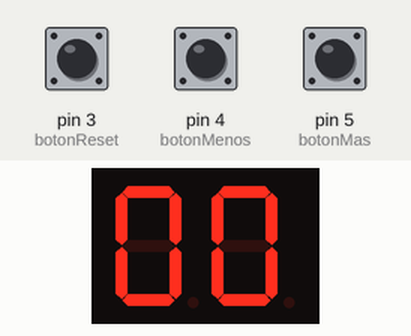
Bench run of a sketch on a simulated Arduino Uno, built with avr-gcc and run on an emulated ATmega328P. Shown: 2-digit seven-segment display. Wiring (inferred from the names in the program): 2-digit 7-segment display, segments lit when HIGH: segments pin 12, pin 13, pin 7, pin 8, pin 9, pin 11, pin 10; digit selects A5, A4. Inputs (shaded band) come from the test bench; at power-on: pin 4 (botonMenos) HIGH, pin 3 (botonReset) HIGH, pin 5 (botonMas) HIGH. The segment pins are drawn as the display they are named for.

Above: at 1.2 s.
1.3 s: pin 4 (botonMenos) pulled LOW for 0.15 s
At 1.9 s:
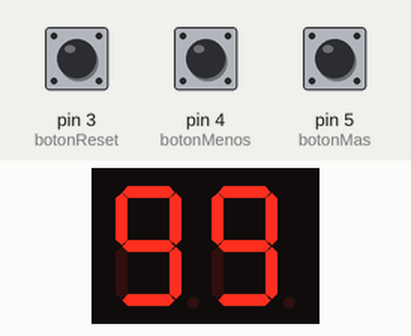
2.9 s: pin 4 (botonMenos) pulled LOW for 1 s
At 3.7 s:
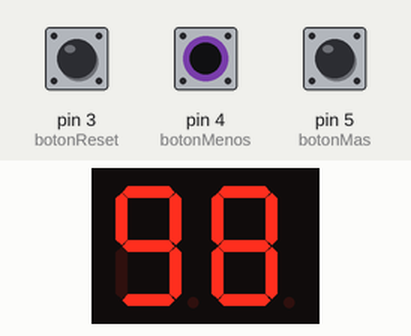
Timing chart, 0 to 5.9 s (numbered marks = the images above; inputs shaded):
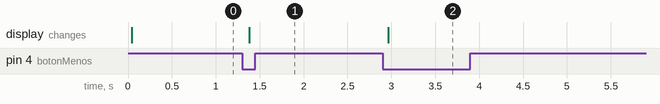

Measured:
- after the input at 1.3 s, the display: changes after 0.08 s (image 1)
- after the input at 2.9 s, the display: changes after 0.07 s (image 2)

The sketch:

2_Displays_con_Pulsadores.ino
```cpp
//https://www.tinkercad.com/things/8VSBqx0aXSe
#define A 12
#define B 13
#define C 7
#define D 8
#define E 9
#define F 11
#define G 10
#define DECENA A5
#define UNIDAD A4
#define TIME 10
#define botonMas 5
#define botonMenos 4
#define botonReset 3


int conmutador=0;
int contador=0;
int sube=1;
int subePrevia=1;
int baja=1;
int bajaPrevia=1;
int reset=1;
int resetPrevia=1;

void setup()
{
  pinMode(7, OUTPUT);
  pinMode(8, OUTPUT);
  pinMode(9, OUTPUT);
  pinMode(10, OUTPUT);
  pinMode(11, OUTPUT);
  pinMode(12, OUTPUT);
  pinMode(13, OUTPUT);
  pinMode(A5, OUTPUT);
  pinMode(A4, OUTPUT);
  pinMode(5, INPUT_PULLUP);
  pinMode(4, INPUT_PULLUP);
  pinMode(3, INPUT_PULLUP);
digitalWrite(UNIDAD,0);
  digitalWrite(DECENA,0);
  conteo(0);
}

void loop()
{
  int pressed = keypressed();

  if(pressed==botonMas)
    {
      contador++;
      if(contador>99)
        contador=0;
    }
    else if(pressed==botonMenos)
    {
      contador--;
      if(contador<0)
      contador=99;

    }
    else if(pressed==botonReset)
    {
     contador=0;
    }

 quienSePrendeConQueNumero(contador);

}//FIN LOOP
//----------------------------------------

void quienSePrendeConQueNumero(int contador)
{
    onOFF(2);
  conteo(contador/10);
    onOFF(1);
    onOFF(2);
  conteo(contador- 10*((int)contador/10));
    onOFF(0);
}


//--------------------------------------------
void onOFF(int conmutador)
{ if(conmutador==0)
{
  digitalWrite(UNIDAD,LOW);
  digitalWrite(DECENA,HIGH);
  delay(TIME);

}
else if(conmutador==1)
{

  digitalWrite(UNIDAD,HIGH);
  digitalWrite(DECENA,LOW);
  delay(TIME);
}
else
{
  digitalWrite(UNIDAD,HIGH);
  digitalWrite(DECENA,HIGH);
}

}


//--------------------------------------------
int conteo(int numero)
{
  digitalWrite(A, LOW);
  digitalWrite(B, LOW);
  digitalWrite(C, LOW);
  digitalWrite(D, LOW);
  digitalWrite(E, LOW);
  digitalWrite(F, LOW);
  digitalWrite(G, LOW);

    switch(numero)
    {
 case 0:
    digitalWrite(A, HIGH);
    digitalWrite(B, HIGH);
    digitalWrite(C, HIGH);
    digitalWrite(D, HIGH);
    digitalWrite(E, HIGH);
    digitalWrite(F, HIGH);
    digitalWrite(G, LOW);
     break;
 case 1:
    digitalWrite(A, LOW);
    digitalWrite(B, HIGH);
    digitalWrite(C, HIGH);
    digitalWrite(D, LOW);
    digitalWrite(E, LOW);
    digitalWrite(F, LOW);
    digitalWrite(G, LOW);
   break;

case 2:

    digitalWrite(A, HIGH);
    digitalWrite(B, HIGH);
    digitalWrite(C, LOW);
    digitalWrite(D, HIGH);
    digitalWrite(E, HIGH);
    digitalWrite(F, LOW);
    digitalWrite(G, HIGH);
    break;

case 3:
    digitalWrite(A, HIGH);
    digitalWrite(B, HIGH);
    digitalWrite(C, HIGH);
    digitalWrite(D, HIGH);
    digitalWrite(E, LOW);
    digitalWrite(F, LOW);
    digitalWrite(G, HIGH);
    break;

 case 4:
    digitalWrite(A, LOW);
    digitalWrite(B, HIGH);
    digitalWrite(C, HIGH);
    digitalWrite(D, LOW);
    digitalWrite(E, LOW);
    digitalWrite(F, HIGH);
    digitalWrite(G, HIGH);
    break;

 case 5:
    digitalWrite(A, HIGH);
    digitalWrite(B, LOW);
    digitalWrite(C, HIGH);
    digitalWrite(D, HIGH);
    digitalWrite(E, LOW);
    digitalWrite(F, HIGH);
    digitalWrite(G, HIGH);
    break;

 case 6:
    digitalWrite(A, HIGH);
    digitalWrite(B, LOW);
    digitalWrite(C, HIGH);
    digitalWrite(D, HIGH);
    digitalWrite(E, HIGH);
    digitalWrite(F, HIGH);
    digitalWrite(G, HIGH);
    break;

 case 7:
    digitalWrite(A, HIGH);
    digitalWrite(B, HIGH);
    digitalWrite(C, HIGH);
    digitalWrite(D, LOW);
    digitalWrite(E, LOW);
    digitalWrite(F, LOW);
    digitalWrite(G, LOW);
    break;

 case 8:
    digitalWrite(A, HIGH);
    digitalWrite(B, HIGH);
    digitalWrite(C, HIGH);
    digitalWrite(D, HIGH);
    digitalWrite(E, HIGH);
    digitalWrite(F, HIGH);
    digitalWrite(G, HIGH);
    break;

case 9:
    digitalWrite(A, HIGH);
    digitalWrite(B, HIGH);
    digitalWrite(C, HIGH);
    digitalWrite(D, HIGH);
    digitalWrite(E, LOW);
    digitalWrite(F, HIGH);
    digitalWrite(G, HIGH);
    break;
    }

}

int keypressed(void)
{

    sube = digitalRead(botonMas); //0 si presiono, 1 si no preciono
    baja = digitalRead(botonMenos);
  reset = digitalRead(botonReset);
    if (sube== 1)
      subePrevia =1;
    if (baja)
      bajaPrevia =1;
    if(reset)
      resetPrevia =1;


      if(sube==0 && sube != subePrevia)
        {
          subePrevia = sube;
        return botonMas;
        }

      if(baja==0 && baja != bajaPrevia)
        {
          bajaPrevia = baja;
        return botonMenos;
        }

        if(reset==0 && reset != resetPrevia)
        {
          resetPrevia = reset;
        return botonReset;
        }
 return 0;

}
```
